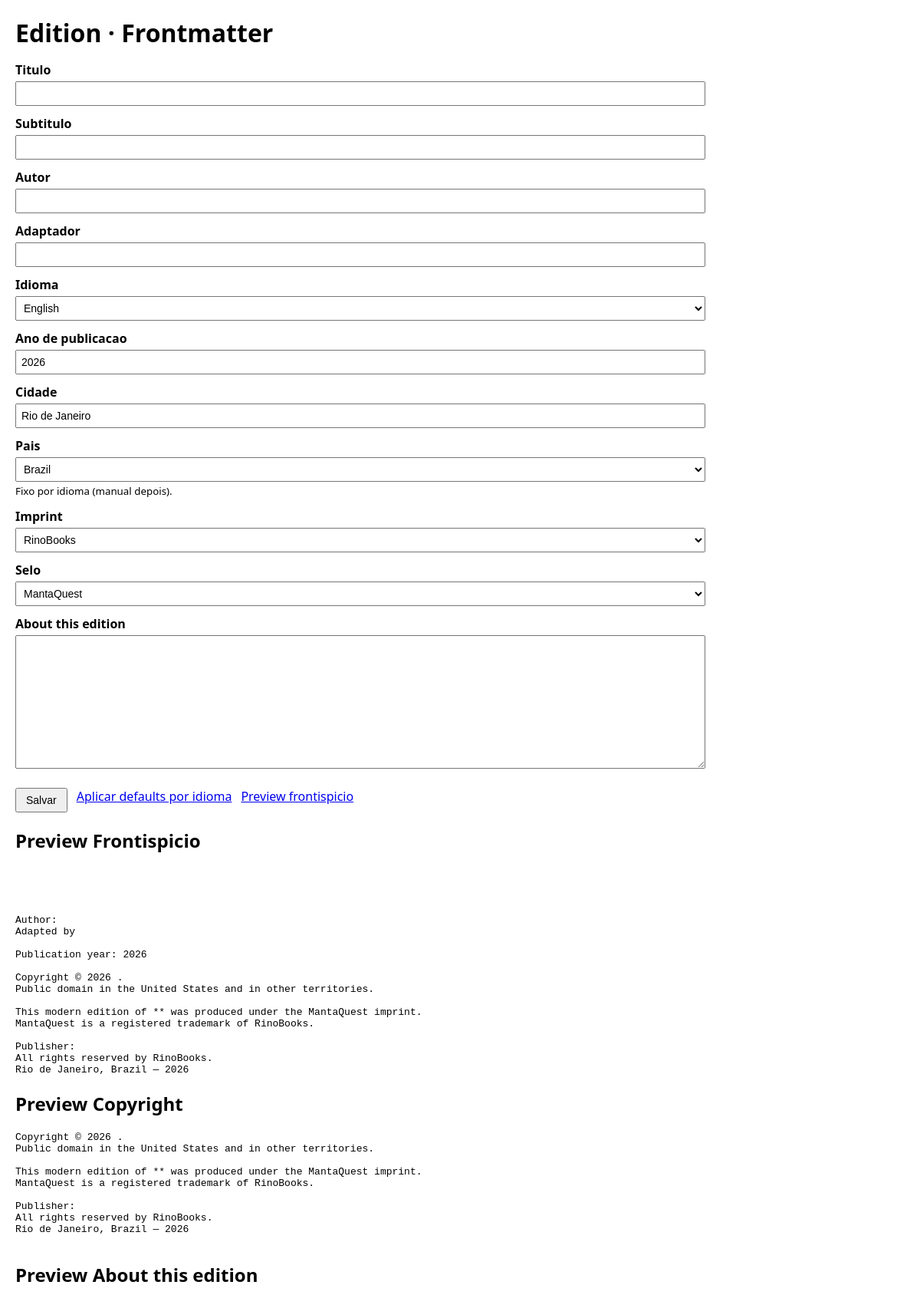
Screenshot of /editorial/edition/1/edit/ with the database file from the repository.
### editorial/models.py (models this page shows, shortened)
class Edition(models.Model):
    LANGUAGE_CHOICES = [
        ("en", "English"),
        ("pt-br", "Português (Brasil)"),
        ("es", "Español"),
        ("de", "Deutsch"),
    ]
    IMPRINT_CHOICES = [
        ("RinoBooks", "RinoBooks"),
    ]
    SEAL_CHOICES = [
        ("MantaQuest", "MantaQuest"),
    ]
    COUNTRY_CHOICES = [
        ("Brasil", "Brasil"),
        ("Brazil", "Brazil"),
        ("Brazile", "Brazile"),
    ]
    work = models.ForeignKey(
        Work,
        on_delete=models.CASCADE,
        related_name="editions",
    )
    language = models.ForeignKey(
        Language,
        on_delete=models.PROTECT,
        related_name="editions",
    )
    seal = models.ForeignKey(
        Seal,
        on_delete=models.PROTECT,
        related_name="editions",
    )
    main_contributor = models.ForeignKey(
        Contributor,
        on_delete=models.SET_NULL,
        null=True,
        blank=True,
        related_name="editions_main",
    )
    publisher = models.CharField(max_length=255, blank=True)
    edition_year = models.IntegerField(null=True, blank=True)
    raw_source_path = models.CharField(max_length=500, blank=True)
    title = models.CharField(max_length=255, blank=True)
    subtitle = models.CharField(max_length=255, blank=True)
    author = models.CharField(max_length=255, blank=True)
    adapter = models.CharField(max_length=255, blank=True)
    translator = models.CharField(max_length=255, blank=True)
    editor = models.CharField(max_length=255, blank=True)
    about_edition_text = models.TextField(blank=True)
    publication_year = models.IntegerField(default=2026)
    city = models.CharField(max_length=100, default="Rio de Janeiro")
    country = models.CharField(
        max_length=100,
        choices=COUNTRY_CHOICES,
        default="Brasil",
    )
    imprint_name = models.CharField(
        max_length=100,
        choices=IMPRINT_CHOICES,
        default="RinoBooks",
    )
    seal_name = models.CharField(
        max_length=100,
        choices=SEAL_CHOICES,
        default="MantaQuest",
    )
    frontispiece_template = models.TextField(
        default=(
            "{title}\n"
            "by {author}\n"
            "\n"
            "Modern {language} Edition\n"
            "adapted by {adapter}\n"
            "\n"
            "{imprint}\n"
            "{city}, {country} · {year}"
        )
    )
    copyright_template = models.TextField(
        default=(
            "Title\n"
            "{title}\n"
            "Subtitle\n"
            "{subtitle}\n"
            "Author\n"
            "{author}\n"
            "Adapter\n"
            "{adapter}\n"
            "Publication year\n"
            "{year}\n"
            "\n"
            "Copyright © {year} {author}.\n"
            "Public Domain in the United States and other territories.\n"
            "\n"
            "This modern version of *{title}* was produced under the {imprint} imprint.\n"
            "{imprint} is a registered trademark of RinoBooks.\n"
            "\n"
            "Publisher: {publisher}\n"
            "All rights reserved © RinoBooks.\n"
            "{city}, {country} — {year}\n"
        )
    )
    about_edition_template = models.TextField(blank=True)
    about_contributor_template = models.TextField(blank=True)
    cover_filepath = models.CharField(
        max_length=500,
        blank=True,
        default="",
        help_text="Path inside the project (e.g., data/covers/book_0001/en/cover.jpg).",
    )
    language_code = models.CharField(
        max_length=10,
        choices=LANGUAGE_CHOICES,
        default="en",
    )
    lock_translate = models.BooleanField(default=False)
    lock_refine = models.BooleanField(default=False)
    lock_polish = models.BooleanField(default=False)
    miolo_source_stage = models.CharField(
        max_length=20,
        blank=True,
        default="",
        choices=[
            ("", "AUTO"),
            ("translate", "translate"),
            ("refine", "refine"),
            ("polish", "polish"),
        ],
    )
    created_at = models.DateTimeField(auto_now_add=True)
    updated_at = models.DateTimeField(auto_now=True)
    class Meta:
        db_table = "edition"
        unique_together = [("work", "language", "seal")]

### editorial/views.py (the view, shortened to what this page needs)
def edition_edit(request, edition_id: int):
    edition = get_object_or_404(EditorialEdition, pk=edition_id)
    apply_defaults = request.GET.get("apply_defaults") == "1" or request.POST.get("apply_defaults") == "1"
    if request.method == "POST":
        form = EditionForm(request.POST, instance=edition)
        if form.is_valid():
            form.save()
            if apply_defaults:
                edition.refresh_from_db()
                book_defaults = BOOK_LANGUAGE_DEFAULTS.get(edition.work.code, {}).get(
                    edition.language_code, {}
                )
                updates = {
                    "title": book_defaults.get("title", edition.title),
                    "subtitle": book_defaults.get("subtitle", edition.subtitle),
                    "author": book_defaults.get("author_name", edition.author),
                    "adapter": book_defaults.get("adapter_name", edition.adapter),
                    "country": country_for_language(edition.language_code, edition.country),
                }
                for key, value in updates.items():
                    setattr(edition, key, value)
                edition.save(update_fields=list(updates.keys()))
            return redirect("edition_edit", edition_id=edition.id)
    else:
        form = EditionForm(instance=edition)
    country_label = country_for_language(edition.language_code, edition.country)
    frontispiece_template = get_frontispiece_template_for_edition(edition)
    copyright_template = get_section_template_for_language("copyright", edition.language_code)
    about_template = get_section_template_for_language("about_edition", edition.language_code)
    about_context = {
        "edition": edition,
        "country_label": country_label,
        "about_edition_text": edition.about_edition_text,
    }
    context = {
        "edition": edition,
        "form": form,
        "frontispiece_preview": render_to_string(
            frontispiece_template,
            {"edition": edition, "country_label": country_label},
        ),
        "copyright_preview": render_to_string(
            copyright_template,
            {"edition": edition, "country_label": country_label},
        ),
        "about_edition_preview": render_to_string(
            about_template,
            about_context,
        ),
    }
    return render(request, "gaiden/edition_form.html", context)

### gaiden_portal/utils.py (called while the page is built)
def get_frontispiece_template_for_edition(edition):
    if edition.language_code == "pt-br":
        return "gaiden/frontispiece_pt_br.md.j2"
    if edition.language_code == "es":
        return "gaiden/frontispiece_es.md.j2"
    if edition.language_code == "de":
        return "gaiden/frontispiece_de.md.j2"
    return "gaiden/frontispiece_en.md.j2"

def country_for_language(language_code: str, fallback: str) -> str:
    return {
        "en": "Brazil",
        "pt-br": "Brasil",
        "es": "Brasil",
        "de": "Brasilien",
    }.get(language_code, fallback)

def get_section_template_for_language(section: str, language_code: str) -> str:
    suffix = {
        "pt-br": "pt_br",
        "en": "en",
        "es": "es",
        "de": "de",
    }.get(language_code, "en")
    return f"pipeline/{section}_{suffix}.md.j2"

### editorial/templates/gaiden/frontispiece_en.md.j2 (shortened to what this page needs)
Author: {{ edition.author }}
Adapted by {{ edition.adapter }}
Publication year: {{ edition.publication_year }}
Copyright © {{ edition.publication_year }} {{ edition.author }}.
Public domain in the United States and in other territories.
This modern edition of *{{ edition.title }}* was produced under the {{ edition.seal_name }} imprint.
{{ edition.seal_name }} is a registered trademark of {{ edition.imprint_name }}.
Publisher:
All rights reserved by {{ edition.imprint_name }}.
{{ edition.city }}, {{ country_label }} — {{ edition.publication_year }}

### pipeline/templates/pipeline/copyright_en.md.j2
{% autoescape off %}
Copyright © {{ edition.publication_year }} {{ edition.author }}.
Public domain in the United States and in other territories.
This modern edition of *{{ edition.title }}* was produced under the {{ edition.seal_name }} imprint.
{{ edition.seal_name }} is a registered trademark of {{ edition.imprint_name }}.
Publisher:
All rights reserved by {{ edition.imprint_name }}.
{{ edition.city }}, {{ country_label }} — {{ edition.publication_year }}
{% endautoescape %}

### editorial/templates/gaiden/edition_form.html (shortened to what this page needs)
<!DOCTYPE html>
<html lang="pt-BR">
<head>
</head>
<body>
  <h1>Edition · Frontmatter</h1>
  <form method="post">
    <div>
      <label for="{{ form.title.id_for_label }}">Titulo</label>
      {{ form.title }}
    </div>
    <div>
      <label for="{{ form.subtitle.id_for_label }}">Subtitulo</label>
      {{ form.subtitle }}
    </div>
    <div>
      <label for="{{ form.author.id_for_label }}">Autor</label>
      {{ form.author }}
    </div>
    <div>
      <label for="{{ form.adapter.id_for_label }}">Adaptador</label>
      {{ form.adapter }}
    </div>
    <div>
      <label for="{{ form.language_code.id_for_label }}">Idioma</label>
      {{ form.language_code }}
    </div>
    <div>
      <label for="{{ form.publication_year.id_for_label }}">Ano de publicacao</label>
      {{ form.publication_year }}
    </div>
    <div>
      <label for="{{ form.city.id_for_label }}">Cidade</label>
      {{ form.city }}
    </div>
    <div>
      <label for="{{ form.country.id_for_label }}">Pais</label>
      {{ form.country }}
      {% if form.country.help_text %}
      <small>{{ form.country.help_text }}</small>
      {% endif %}
    </div>
    <div>
      <label for="{{ form.imprint_name.id_for_label }}">Imprint</label>
      {{ form.imprint_name }}
    </div>
    <div>
      <label for="{{ form.seal_name.id_for_label }}">Selo</label>
      {{ form.seal_name }}
    </div>
    <div>
      <label for="{{ form.about_edition_text.id_for_label }}">About this edition</label>
      {{ form.about_edition_text }}
    </div>
    <div class="actions">
      <button type="submit">Salvar</button>
      <a href="?apply_defaults=1">Aplicar defaults por idioma</a>
      <a href="{% url 'frontispiece_preview' edition.id %}">Preview frontispicio</a>
    </div>
  </form>
  <h2>Preview Frontispicio</h2>
  <pre>{{ frontispiece_preview }}</pre>
  <h2>Preview Copyright</h2>
  <pre>{{ copyright_preview }}</pre>
  <h2>Preview About this edition</h2>
  <pre>{{ about_edition_preview }}</pre>
</body>
</html>

### editorial/templates/gaiden/edition_form.html (style rules this page uses)
body { font-family: system-ui, sans-serif; margin: 20px; max-width: 900px; }
h1 { margin-bottom: 16px; }
form div { margin-bottom: 12px; }
label { display: block; font-weight: 600; margin-bottom: 4px; }
input[type="text"], input[type="number"], select, textarea { width: 100%; padding: 6px; font-size: 14px; box-sizing: border-box; }
.actions { margin-top: 20px; display: flex; gap: 12px; }
button { padding: 6px 12px; font-size: 14px; }

### rows the page displays
Edition: language_code "English", publication_year "2026", city "Rio de Janeiro", country "Brazil", imprint_name "RinoBooks", seal_name "MantaQuest"

### other values shown
{{ country_label }} "Brazil"
